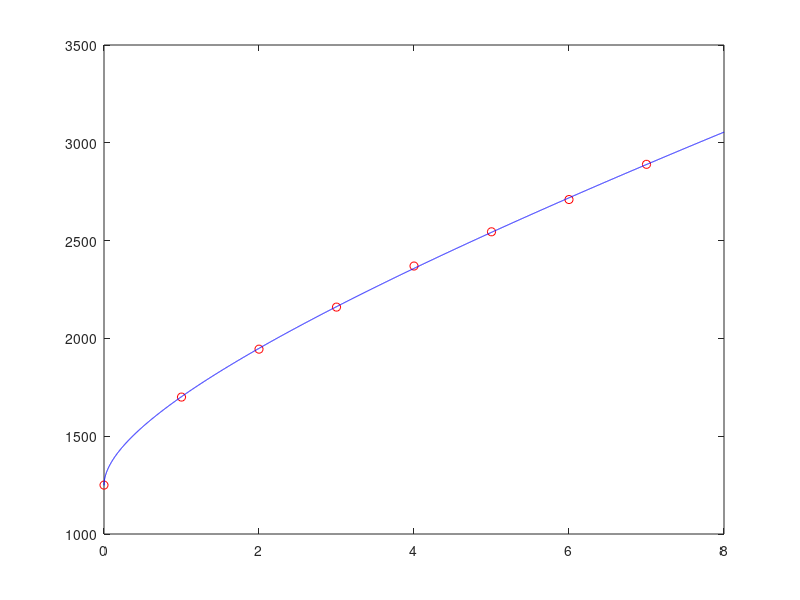

The MATLAB source for this figure:
clc;
clear all;
close all;

X = [0 1 2 3 4 5 6 7]';
Y = [1250 1700 1945 2160 2370 2545 2710 2890]';
C = [X.^0 sqrt(X) X];
u = (C'*C)\(C'*Y);
A = u(1);
B = u(2);
D = u(3);
xx = linspace(X(1), X(end)+1, 8001);
yy = A + B*sqrt(xx)+ D*xx;
i = find(xx == 8.0);
fprintf('A = %.4f  B = %.4f  C = %.4f  y(8.0) = %.4f\n',A,B,D,yy(i));
plot(X,Y,'ro',xx,yy,'b-');